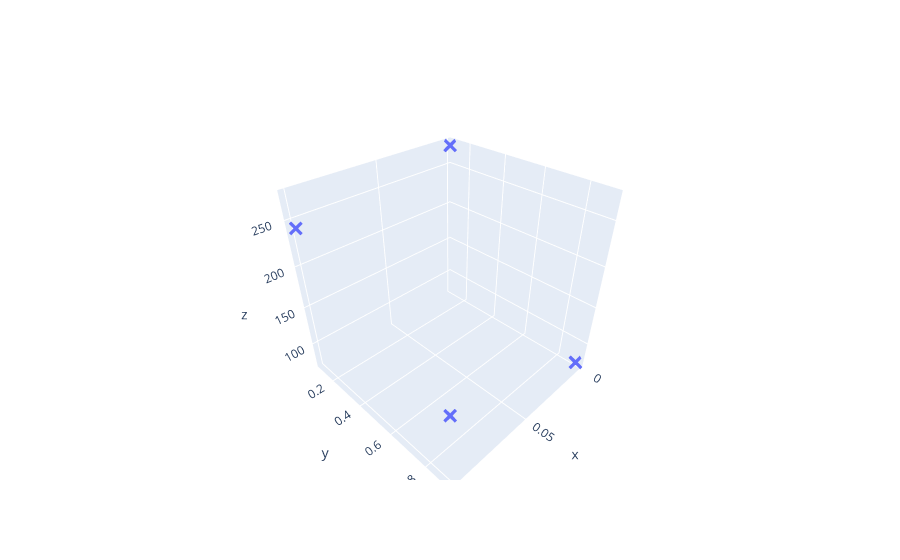

This figure's notebook cell:
### Code cell
# Plot the initial data

fig = go.Figure(data=[go.Scatter3d(x=X[:,0],y=X[:,1],z=Y.reshape((-1)),mode="markers",marker_symbol="x",marker_size=5)])
fig.show()

### Figure 1 — Plotly figure (JSON) as saved in the notebook; plotly's stock layout.template omitted (floating-point values rounded to 4 significant figures)
{"data": [{"marker": {"size": 5, "symbol": "x"}, "mode": "markers", "type": "scatter3d", "x": [0.1, 0.001, 0.1, 0.001], "y": [0.1, 0.1, 0.9, 0.9], "z": [242, 273, 153, 72]}], "layout": {}}
